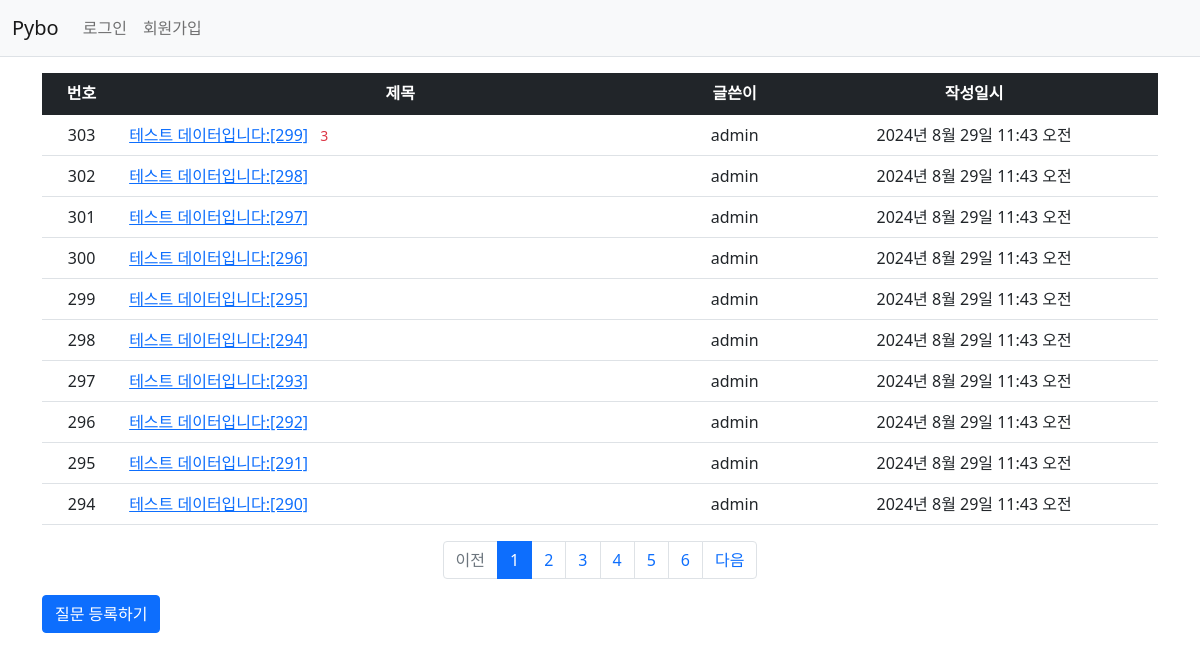
/pybo/, run on an earlier commit of the app's database.
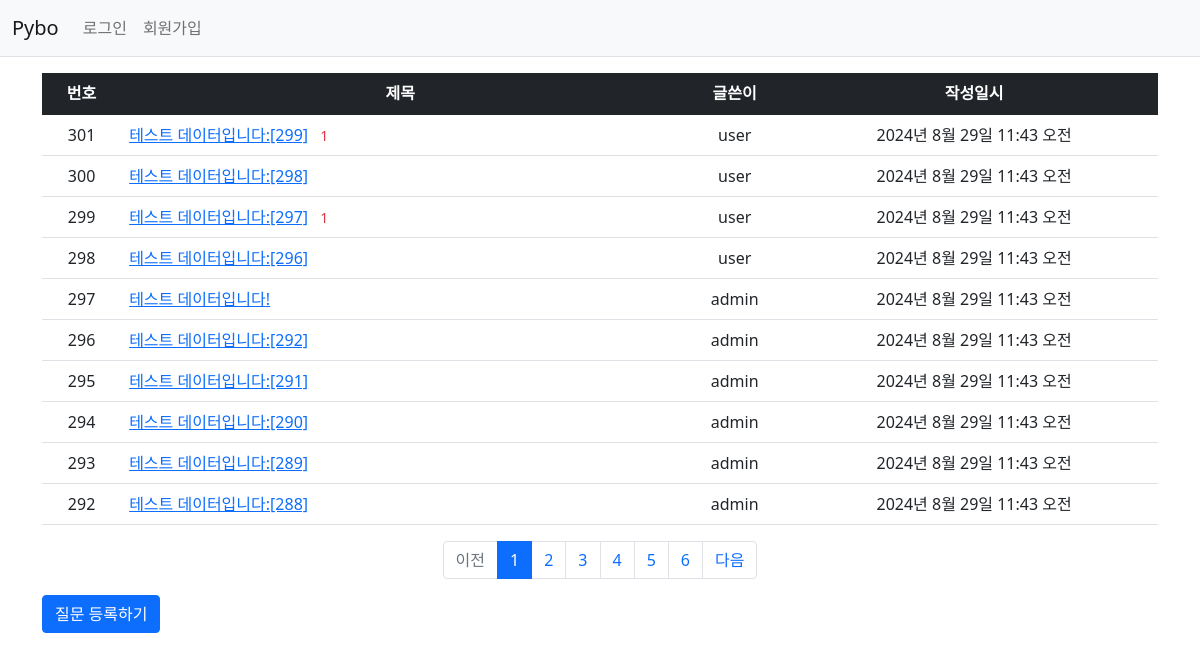
And on a later commit of the database.
### pybo/models.py (models this page shows, shortened)
class Question(models.Model):
    author = models.ForeignKey(User, on_delete=models.CASCADE, related_name='author_question')
    subject = models.CharField(max_length=200)
    content = models.TextField()
    create_date = models.DateTimeField()
    modify_date = models.DateTimeField(null=True, blank=True)
    voter = models.ManyToManyField(User, related_name='voter_question')

### pybo/views/base_views.py (the view)
# urls.py: path('', base_views.index, name='index'),
def index(request):
    page = request.GET.get('page', '1')
    question_list = Question.objects.order_by('-create_date')
    paginator = Paginator(question_list, 10)
    page_obj = paginator.get_page(page)
    context = {'question_list': page_obj}
    return render(request, 'pybo/question_list.html', context)

### pybo/templatetags/pybo_filter.py (called while the page is built)
@register.filter
def sub(value, arg):
    return value - arg

### templates/pybo/question_list.html
{% extends 'base.html' %}
{% load pybo_filter %}
{% block content %}
    <div class="container my-3">
        <table class="table">
            <thead>
            <tr class="text-center table-dark">
                <th>번호</th>
                <th style="width: 50%">제목</th>
                <th>글쓴이</th>
                <th>작성일시</th>
            </tr>
            </thead>
            <tbody>
            {% if question_list %}
                {% for question in question_list %}
                    <tr class="text-center">
                        <td>{{ question_list.paginator.count|sub:question_list.start_index|sub:forloop.counter0|add:1 }}</td>
                        <td class="text-start">
                            <a href="{% url 'pybo:detail' question.id %}">{{ question.subject }}</a>
                            {% if question.answer_set.count > 0 %}
                                <span class="text-danger small mx-2">{{ question.answer_set.count }}</span>
                            {% endif %}
                        </td>
                        <td>{{ question.author.username }}</td>
                        <td>{{ question.create_date }}</td>
                    </tr>
                {% endfor %}
            {% else %}
                <tr>
                    <td colspan="4">질문이 없습니다.</td>
                </tr>
            {% endif %}
            </tbody>
        </table>
        <ul class="pagination justify-content-center">
            {% if question_list.has_previous %}
                <li class="page-item">
                    <a class="page-link" href="?page={{ question_list.previous_page_number }}">이전</a>
                </li>
            {% else %}
                <li class="page-item disabled">
                    <a class="page-link" tabindex="-1" aria-disabled="true" href="#">이전</a>
                </li>
            {% endif %}
            {% for page_number in question_list.paginator.page_range %}
                {% if page_number >= question_list.number|add:-5 and page_number <= question_list.number|add:5 %}
                    {% if page_number == question_list.number %}
                        <li class="page-item active" aria-current="page">
                            <a class="page-link" href="?page={{ page_number }}">{{ page_number }}</a>
                        </li>
                    {% else %}
                        <li class="page-item">
                            <a class="page-link" href="?page={{ page_number }}">{{ page_number }}</a>
                        </li>
                    {% endif %}
                {% endif %}
            {% endfor %}
            {% if question_list.has_next %}
                <li class="page-item">
                    <a class="page-link" href="?page={{ question_list.next_page_number }}">다음</a>
                </li>
            {% else %}
                <li class="page-item disabled">
                    <a class="page-link" tabindex="-1" aria-disabled="true" href="#">다음</a>
                </li>
            {% endif %}
        </ul>
        <a href="{% url 'pybo:question_create' %}" class="btn btn-primary">질문 등록하기</a>
    </div>
{% endblock %}

What changed in the data, as far as the page shows it:
removed Question: paginator.count|sub "299", subject "테스트 데이터입니다:[295]", author.username "admin", create_date "2024년 8월 29일 11:43 오전"
removed Question: paginator.count|sub "298", subject "테스트 데이터입니다:[294]", author.username "admin", create_date "2024년 8월 29일 11:43 오전"
changed Question "테스트 데이터입니다:[299]": paginator.count|sub "303" → "301"; answer_set.count "3" → "1"; author.username "admin" → "user"
changed Question "테스트 데이터입니다:[298]": paginator.count|sub "302" → "300"; author.username "admin" → "user"
changed Question "테스트 데이터입니다:[297]": paginator.count|sub "301" → "299"; answer_set.count (not shown) → "1"; author.username "admin" → "user"
changed Question "테스트 데이터입니다:[296]": paginator.count|sub "300" → "298"; author.username "admin" → "user"
changed Question: subject "테스트 데이터입니다:[293]" → "테스트 데이터입니다!"
now on this page (row unchanged): Question: paginator.count|sub "293", subject "테스트 데이터입니다:[289]", author.username "admin", create_date "2024년 8월 29일 11:43 오전"
now on this page (row unchanged): Question: paginator.count|sub "292", subject "테스트 데이터입니다:[288]", author.username "admin", create_date "2024년 8월 29일 11:43 오전"
